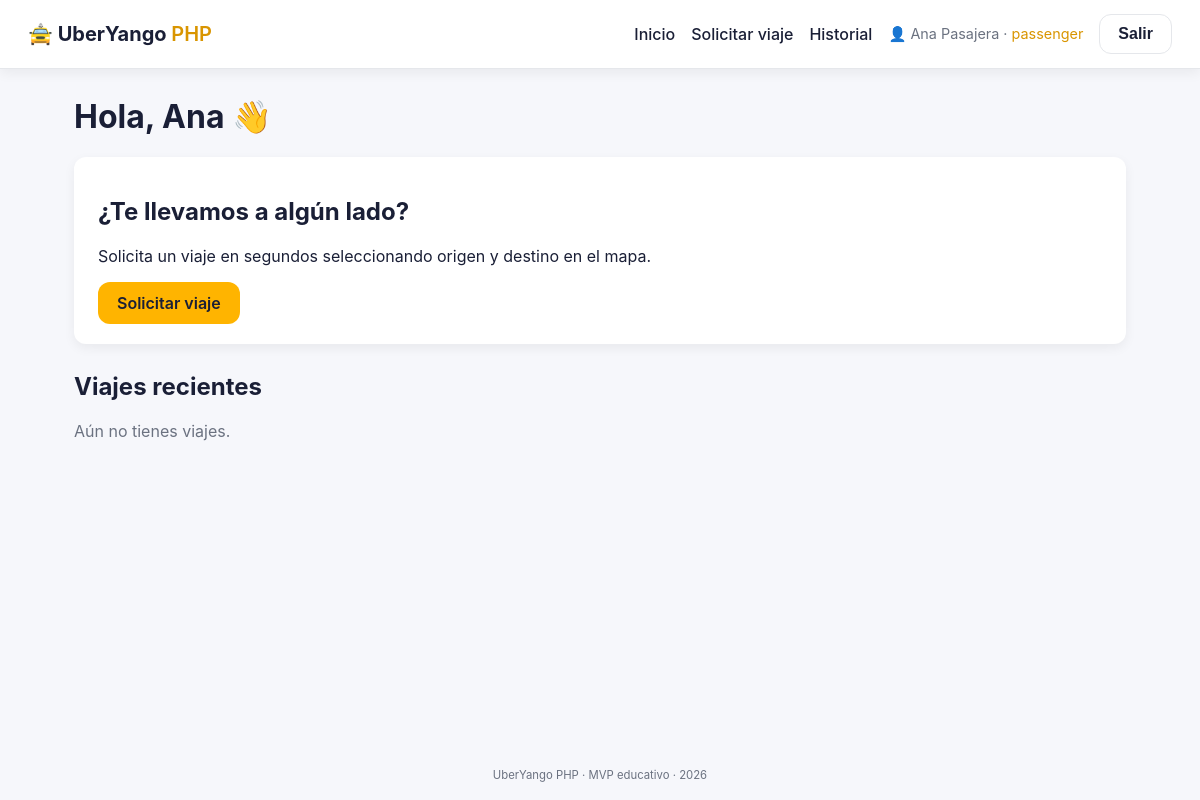
Screenshot of /passenger (signed in) with the database file from the repository.
### tables this page shows
CREATE TABLE users (
  id              INT UNSIGNED NOT NULL AUTO_INCREMENT,
  full_name       VARCHAR(120) NOT NULL,
  email           VARCHAR(160) NOT NULL,
  phone           VARCHAR(30)  DEFAULT NULL,
  password_hash   VARCHAR(255) NOT NULL,
  role            ENUM('passenger','driver','admin') NOT NULL DEFAULT 'passenger',
  status          ENUM('active','suspended') NOT NULL DEFAULT 'active',
  created_at      TIMESTAMP NOT NULL DEFAULT CURRENT_TIMESTAMP,
  updated_at      TIMESTAMP NOT NULL DEFAULT CURRENT_TIMESTAMP ON UPDATE CURRENT_TIMESTAMP,
  PRIMARY KEY (id),
  UNIQUE KEY uq_users_email (email)
);

### app/helpers.php (called while the page is built, shortened)
<?php
function e(?string $value): string
{
    return htmlspecialchars((string)$value, ENT_QUOTES | ENT_SUBSTITUTE, 'UTF-8');
}
function view(string $path, array $data = []): string
{
    extract($data, EXTR_SKIP);
    require __DIR__ . '/views/' . $path . '.php';
    return (string)ob_get_clean();
}
function render(string $path, array $data = [], string $title = ''): void
{
    $content = view($path, $data);
    require __DIR__ . '/views/layout.php';
}

### app/controllers/PassengerController.php (called while the page is built, shortened)
<?php
class PassengerController
{
    private function ensurePassenger(): array
    {
        $u = require_role('passenger');
        $pid = passenger_id_for_user((int)$u['id']);
        return ['user' => $u, 'passenger_id' => $pid];
    }
    public function dashboard(array $params = []): void
    {
        $ctx = $this->ensurePassenger();
        $active = db()->prepare(
            "SELECT r.*, u.full_name AS driver_name, v.brand, v.model, v.plate, v.color
             FROM rides r
             LEFT JOIN drivers d  ON d.id = r.driver_id
             LEFT JOIN users   u  ON u.id = d.user_id
             LEFT JOIN vehicles v ON v.id = r.vehicle_id
             WHERE r.passenger_id = ?
               AND r.status IN ('requested','accepted','in_progress')
             ORDER BY r.id DESC LIMIT 1"
        );
        $active->execute([$ctx['passenger_id']]);
        $activeRide = $active->fetch() ?: null;
        $recent = db()->prepare(
            "SELECT r.id, r.status, r.fare_final, r.fare_estimated, r.requested_at,
                    r.origin_address, r.destination_address
             FROM rides r WHERE r.passenger_id = ?
             ORDER BY r.id DESC LIMIT 5"
        );
        $recent->execute([$ctx['passenger_id']]);
        render('passenger/dashboard', [
            'user'       => $ctx['user'],
            'activeRide' => $activeRide,
            'recent'     => $recent->fetchAll(),
        ], 'Mi panel');
    }
}

### public/index.php (called while the page is built, shortened)
<?php
require __DIR__ . '/../app/router.php';
dispatch($_SERVER['REQUEST_METHOD'], $_SERVER['REQUEST_URI']);

### app/db.php (called while the page is built, shortened)
<?php
function db(): PDO
{
    static $pdo = null;
    if ($pdo instanceof PDO) {
        return $pdo;
    }
    $config = require __DIR__ . '/config.php';
    $db = $config['db'];
    $dsn = sprintf(
        'mysql:host=%s;port=%d;dbname=%s;charset=utf8mb4',
        $db['host'], $db['port'], $db['name']
    );
    try {
        $pdo = new PDO($dsn, $db['user'], $db['pass'], [
            PDO::ATTR_ERRMODE            => PDO::ERRMODE_EXCEPTION,
            PDO::ATTR_DEFAULT_FETCH_MODE => PDO::FETCH_ASSOC,
            PDO::ATTR_EMULATE_PREPARES   => false,
        ]);
    } catch (PDOException $e) {
        if ($config['app_debug']) {
            throw $e;
        }
        http_response_code(500);
        die('No se pudo conectar a la base de datos.');
    }
    return $pdo;
}

### app/auth.php (called while the page is built, shortened)
<?php
require_once __DIR__ . '/db.php';
require_once __DIR__ . '/helpers.php';
function current_user(): ?array
{
    $id = $_SESSION['user_id'] ?? null;
    static $cache = [];
    if (isset($cache[$id])) {
        return $cache[$id];
    }
    $stmt = db()->prepare('SELECT id, full_name, email, phone, role, status FROM users WHERE id = ? LIMIT 1');
    $stmt->execute([$id]);
    $u = $stmt->fetch();
    return $cache[$id] = $u;
}
function require_login(): array
{
    $u = current_user();
    return $u;
}
function require_role(string ...$roles): array
{
    $u = require_login();
    return $u;
}

### app/views/layout.php (the view, shortened to what this page needs)
<!DOCTYPE html>
<html lang="es">
<head>
    <link rel="stylesheet" href="/assets/css/style.css">
    <link rel="stylesheet" href="https://unpkg.com/leaflet@1.9.4/dist/leaflet.css">
</head>
<body>
<header class="topbar">
    <a href="/" class="logo">🚖 UberYango <span>PHP</span></a>
    <nav>
        <?php $u = current_user(); ?>
        <?php if ($u): ?>
            <?php if ($u['role'] === 'passenger'): ?>
                <a href="/passenger">Inicio</a>
                <a href="/passenger/request">Solicitar viaje</a>
                <a href="/passenger/history">Historial</a>
            <?php elseif ($u['role'] === 'driver'): ?>
                <a href="/driver">Panel</a>
                <a href="/driver/earnings">Ganancias</a>
            <?php endif; ?>
            <span class="user">👤 <?= e($u['full_name']) ?> · <em><?= e($u['role']) ?></em></span>
            <form method="post" action="/logout" class="inline">
                <button class="btn btn-ghost" type="submit">Salir</button>
            </form>
        <?php else: ?>
            <a href="/login">Ingresar</a>
            <a href="/register" class="btn btn-primary btn-sm">Crear cuenta</a>
        <?php endif; ?>
    </nav>
</header>
<main class="container">
    <?= $content ?>
</main>
<footer class="footer">
    <small>UberYango PHP · MVP educativo · <?= date('Y') ?></small>
</footer>
</body>
</html>

### app/views/passenger/dashboard.php (shortened to what this page needs)
<h1>Hola, <?= e(explode(' ', $user['full_name'])[0]) ?> 👋</h1>
<?php if ($activeRide): ?>
    <div class="card prominent">
        <h2>Viaje activo · #<?= (int)$activeRide['id'] ?></h2>
        <p><strong>Estado:</strong> <span class="status status-<?= e($activeRide['status']) ?>"><?= e($activeRide['status']) ?></span></p>
        <p><strong>Origen:</strong> <?= e($activeRide['origin_address']) ?></p>
        <p><strong>Destino:</strong> <?= e($activeRide['destination_address']) ?></p>
        <p><strong>Tarifa estimada:</strong> $<?= e(number_format((float)$activeRide['fare_estimated'], 2)) ?></p>
        <?php if (!empty($activeRide['driver_name'])): ?>
            <p><strong>Conductor:</strong> <?= e($activeRide['driver_name']) ?>
               · <?= e($activeRide['brand'] . ' ' . $activeRide['model']) ?>
               (<?= e($activeRide['color']) ?>) · placa <?= e($activeRide['plate']) ?></p>
        <?php endif; ?>
        <a class="btn btn-primary" href="/passenger/rides/<?= (int)$activeRide['id'] ?>">Ver detalle</a>
    </div>
<?php else: ?>
    <div class="card">
        <h2>¿Te llevamos a algún lado?</h2>
        <p>Solicita un viaje en segundos seleccionando origen y destino en el mapa.</p>
        <a class="btn btn-primary" href="/passenger/request">Solicitar viaje</a>
    </div>
<?php endif; ?>
<h2 class="mt">Viajes recientes</h2>
<?php if (!$recent): ?>
    <p class="muted">Aún no tienes viajes.</p>
<?php endif; ?>

### app/router.php (shortened to what this page needs)
<?php
require_once __DIR__ . '/helpers.php';
require_once __DIR__ . '/auth.php';
require_once __DIR__ . '/controllers/PassengerController.php';
function dispatch(string $method, string $path): void
{
    $path = '/' . trim(parse_url($path, PHP_URL_PATH) ?? '/', '/');
    foreach (routes() as [$m, $pattern, $handler]) {
        if ($m !== $method) {
            continue;
        }
        $regex = '#^' . preg_replace_callback(
            '/\{(\w+):([^}]+)\}/',
            fn($mm) => '(?P<' . $mm[1] . '>' . $mm[2] . ')',
            $pattern
        ) . '$#';
        if (preg_match($regex, $path, $matches)) {
            $params = array_filter($matches, 'is_string', ARRAY_FILTER_USE_KEY);
            [$class, $action] = $handler;
            $controller = new $class();
            $controller->{$action}($params);
            return;
        }
    }
}

### public/assets/css/style.css (style rules this page uses)
:root { --bg: #f6f7fb; --surface: #ffffff; --text: #1a1f36; --muted: #6b7280; --primary: #ffb400; --primary-dark: #d99500; --primary-text: #1a1f36; --accent: #111827; --success: #16a34a; --error: #dc2626; --border: #e5e7eb; --radius: 12px; --shadow: 0 4px 12px rgba(0,0,0,.06); }
* { box-sizing: border-box; }
html, body { margin: 0; padding: 0; }
body { font-family: -apple-system, BlinkMacSystemFont, "Segoe UI", Roboto, "Helvetica Neue", Arial, sans-serif; background: var(--bg); color: var(--text); min-height: 100vh; display: flex; flex-direction: column; }
.topbar { display: flex; align-items: center; justify-content: space-between; padding: 14px 28px; background: var(--surface); border-bottom: 1px solid var(--border); box-shadow: var(--shadow); }
.logo { font-size: 1.25rem; font-weight: 700; text-decoration: none; color: var(--text); }
.logo span { color: var(--primary-dark); font-weight: 600; }
.topbar nav { display: flex; align-items: center; gap: 16px; flex-wrap: wrap; }
.topbar nav a { color: var(--text); text-decoration: none; font-weight: 500; }
.topbar nav .user { color: var(--muted); font-size: .9rem; }
.topbar nav .user em { font-style: normal; color: var(--primary-dark); }
.container { flex: 1; max-width: 1100px; margin: 28px auto; padding: 0 24px; width: 100%; }
h1 { margin-top: 0; }
.mt { margin-top: 28px; }
.btn { display: inline-block; padding: 10px 18px; border-radius: var(--radius); border: 1px solid transparent; cursor: pointer; font-weight: 600; font-size: 1rem; text-decoration: none; transition: background .15s ease, transform .05s ease; }
.btn-primary { background: var(--primary); color: var(--primary-text); }
.btn-ghost { background: transparent; color: var(--text); border-color: var(--border); }
.inline { display: inline-block; margin: 0; }
.card { background: var(--surface); padding: 20px 24px; border-radius: var(--radius); box-shadow: var(--shadow); margin-bottom: 16px; }
.muted { color: var(--muted); }
.footer { padding: 18px; text-align: center; color: var(--muted); font-size: .85rem; }

### rows the page displays
users: full_name "Ana Pasajera", role "passenger", full_name "Ana"
